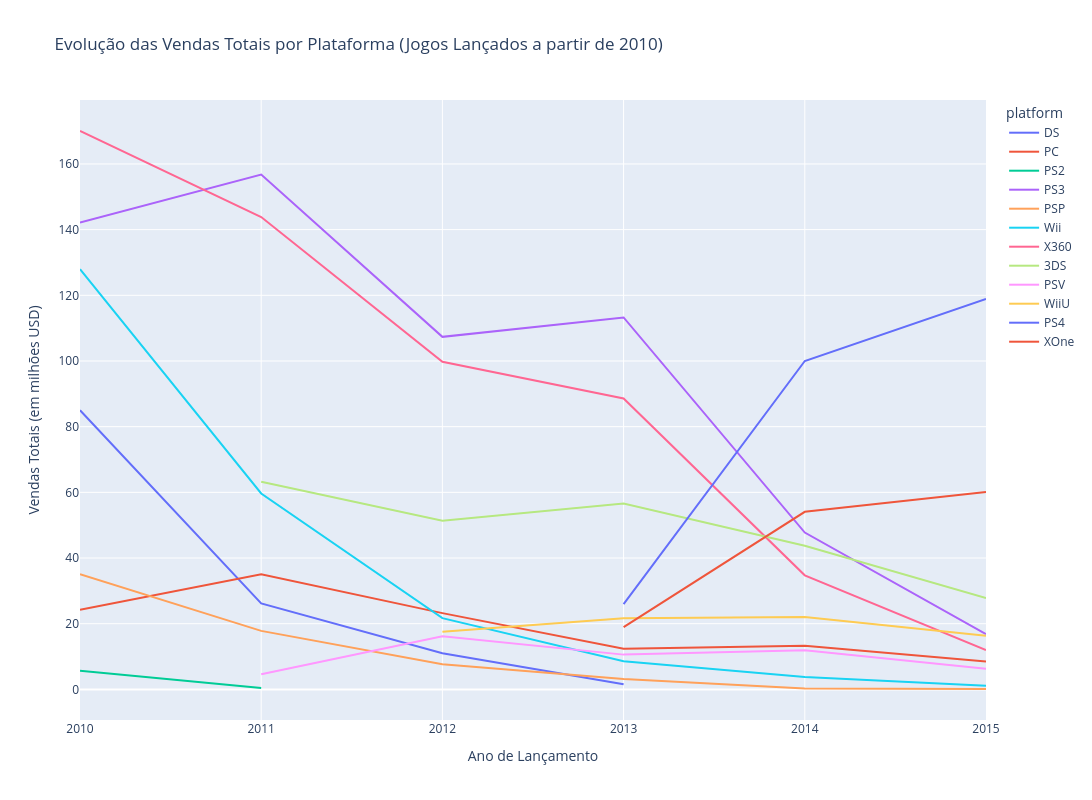

The notebook cell this image was saved under:
### Code cell
# Criando um gráfico de linha para visualizar a evolução das vendas totais ao longo dos anos
# Filtrando para os dados até 2015, já que 2016 pode ter dados incompletos e afetar a análise de tendências
fig = px.line(df_recent_by_platform[df_recent_by_platform['year_of_release'] <= 2015], x='year_of_release', y='total_sales', color='platform', title='Evolução das Vendas Totais por Plataforma (Jogos Lançados a partir de 2010)', width=1400, height=800)
fig.update_layout(xaxis_title='Ano de Lançamento', yaxis_title='Vendas Totais (em milhões USD)')
fig.show()

### Figure 1 — Plotly figure (JSON) as saved in the notebook; plotly's stock layout.template omitted (floating-point values rounded to 4 significant figures)
{"data": [{"hovertemplate": "platform=DS<br>year_of_release=%{x}<br>total_sales=%{y}<extra></extra>", "legendgroup": "DS", "line": {"color": "#636efa", "dash": "solid"}, "marker": {"symbol": "circle"}, "mode": "lines", "name": "DS", "orientation": "v", "showlegend": true, "type": "scatter", "x": [2010, 2011, 2012, 2013], "xaxis": "x", "y": [85.02, 26.18, 11.01, 1.54], "yaxis": "y"}, {"hovertemplate": "platform=PC<br>year_of_release=%{x}<br>total_sales=%{y}<extra></extra>", "legendgroup": "PC", "line": {"color": "#EF553B", "dash": "solid"}, "marker": {"symbol": "circle"}, "mode": "lines", "name": "PC", "orientation": "v", "showlegend": true, "type": "scatter", "x": [2010, 2011, 2012, 2013, 2014, 2015], "xaxis": "x", "y": [24.28, 35.03, 23.22, 12.38, 13.28, 8.52], "yaxis": "y"}, {"hovertemplate": "platform=PS2<br>year_of_release=%{x}<br>total_sales=%{y}<extra></extra>", "legendgroup": "PS2", "line": {"color": "#00cc96", "dash": "solid"}, "marker": {"symbol": "circle"}, "mode": "lines", "name": "PS2", "orientation": "v", "showlegend": true, "type": "scatter", "x": [2010, 2011], "xaxis": "x", "y": [5.64, 0.45], "yaxis": "y"}, {"hovertemplate": "platform=PS3<br>year_of_release=%{x}<br>total_sales=%{y}<extra></extra>", "legendgroup": "PS3", "line": {"color": "#ab63fa", "dash": "solid"}, "marker": {"symbol": "circle"}, "mode": "lines", "name": "PS3", "orientation": "v", "showlegend": true, "type": "scatter", "x": [2010, 2011, 2012, 2013, 2014, 2015], "xaxis": "x", "y": [142.2, 156.8, 107.4, 113.2, 47.76, 16.82], "yaxis": "y"}, {"hovertemplate": "platform=PSP<br>year_of_release=%{x}<br>total_sales=%{y}<extra></extra>", "legendgroup": "PSP", "line": {"color": "#FFA15A", "dash": "solid"}, "marker": {"symbol": "circle"}, "mode": "lines", "name": "PSP", "orientation": "v", "showlegend": true, "type": "scatter", "x": [2010, 2011, 2012, 2013, 2014, 2015], "xaxis": "x", "y": [35.04, 17.82, 7.69, 3.14, 0.24, 0.12], "yaxis": "y"}, {"hovertemplate": "platform=Wii<br>year_of_release=%{x}<br>total_sales=%{y}<extra></extra>", "legendgroup": "Wii", "line": {"color": "#19d3f3", "dash": "solid"}, "marker": {"symbol": "circle"}, "mode": "lines", "name": "Wii", "orientation": "v", "showlegend": true, "type": "scatter", "x": [2010, 2011, 2012, 2013, 2014, 2015], "xaxis": "x", "y": [128.0, 59.65, 21.71, 8.59, 3.75, 1.14], "yaxis": "y"}, {"hovertemplate": "platform=X360<br>year_of_release=%{x}<br>total_sales=%{y}<extra></extra>", "legendgroup": "X360", "line": {"color": "#FF6692", "dash": "solid"}, "marker": {"symbol": "circle"}, "mode": "lines", "name": "X360", "orientation": "v", "showlegend": true, "type": "scatter", "x": [2010, 2011, 2012, 2013, 2014, 2015], "xaxis": "x", "y": [170.0, 143.8, 99.74, 88.58, 34.74, 11.96], "yaxis": "y"}, {"hovertemplate": "platform=3DS<br>year_of_release=%{x}<br>total_sales=%{y}<extra></extra>", "legendgroup": "3DS", "line": {"color": "#B6E880", "dash": "solid"}, "marker": {"symbol": "circle"}, "mode": "lines", "name": "3DS", "orientation": "v", "showlegend": true, "type": "scatter", "x": [2011, 2012, 2013, 2014, 2015], "xaxis": "x", "y": [63.2, 51.36, 56.57, 43.76, 27.78], "yaxis": "y"}, {"hovertemplate": "platform=PSV<br>year_of_release=%{x}<br>total_sales=%{y}<extra></extra>", "legendgroup": "PSV", "line": {"color": "#FF97FF", "dash": "solid"}, "marker": {"symbol": "circle"}, "mode": "lines", "name": "PSV", "orientation": "v", "showlegend": true, "type": "scatter", "x": [2011, 2012, 2013, 2014, 2015], "xaxis": "x", "y": [4.63, 16.19, 10.59, 11.9, 6.25], "yaxis": "y"}, {"hovertemplate": "platform=WiiU<br>year_of_release=%{x}<br>total_sales=%{y}<extra></extra>", "legendgroup": "WiiU", "line": {"color": "#FECB52", "dash": "solid"}, "marker": {"symbol": "circle"}, "mode": "lines", "name": "WiiU", "orientation": "v", "showlegend": true, "type": "scatter", "x": [2012, 2013, 2014, 2015], "xaxis": "x", "y": [17.56, 21.65, 22.03, 16.35], "yaxis": "y"}, {"hovertemplate": "platform=PS4<br>year_of_release=%{x}<br>total_sales=%{y}<extra></extra>", "legendgroup": "PS4", "line": {"color": "#636efa", "dash": "solid"}, "marker": {"symbol": "circle"}, "mode": "lines", "name": "PS4", "orientation": "v", "showlegend": true, "type": "scatter", "x": [2013, 2014, 2015], "xaxis": "x", "y": [25.99, 100.0, 118.9], "yaxis": "y"}, {"hovertemplate": "platform=XOne<br>year_of_release=%{x}<br>total_sales=%{y}<extra></extra>", "legendgroup": "XOne", "line": {"color": "#EF553B", "dash": "solid"}, "marker": {"symbol": "circle"}, "mode": "lines", "name": "XOne", "orientation": "v", "showlegend": true, "type": "scatter", "x": [2013, 2014, 2015], "xaxis": "x", "y": [18.96, 54.07, 60.14], "yaxis": "y"}], "layout": {"height": 800, "legend": {"title": {"text": "platform"}, "tracegroupgap": 0}, "title": {"text": "Evolução das Vendas Totais por Plataforma (Jogos Lançados a partir de 2010)"}, "width": 1400, "xaxis": {"anchor": "y", "domain": [0, 1], "title": {"text": "Ano de Lançamento"}}, "yaxis": {"anchor": "x", "domain": [0, 1], "title": {"text": "Vendas Totais (em milhões USD)"}}}}
